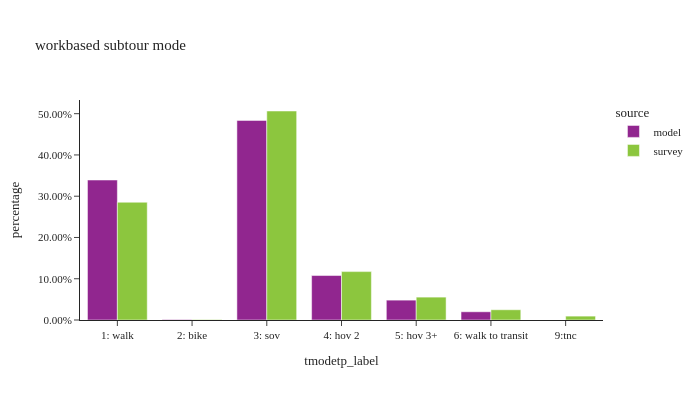

Notebook cell for this chart:
### Code cell
df_plot = wk_base_subtour.groupby(['source','tmodetp_label'])['toexpfac'].sum().reset_index()
df_plot['percentage'] = df_plot.groupby(['source'], group_keys=False)['toexpfac']. \
    apply(lambda x: x / float(x.sum()))

df_plot_ct = wk_base_subtour.groupby(['source','tmodetp_label'])['toexpfac'].count().reset_index(). \
    rename(columns={'toexpfac':'sample count'})
df_plot = df_plot.merge(df_plot_ct, on=['source','tmodetp_label'])

fig = px.bar(df_plot.sort_values(by=['source']), x="tmodetp_label", y="percentage", color="source",
             barmode="group",hover_data=['sample count'],title="workbased subtour mode")
fig.update_layout(height=400, width=700, font=dict(size=11),
                  xaxis = dict(dtick = 1, categoryorder='category ascending'),
                  yaxis=dict(tickformat=".2%"))
fig.show()

### Figure 1 — Plotly figure (JSON) as saved in the notebook; plotly's stock layout.template omitted (floating-point values rounded to 4 significant figures)
{"data": [{"alignmentgroup": "True", "customdata": [[53151], [187], [75800], [16885], [7544], [3123]], "hovertemplate": "source=model<br>tmodetp_label=%{x}<br>percentage=%{y}<br>sample count=%{customdata[0]}<extra></extra>", "legendgroup": "model", "marker": {"color": "#91268F", "pattern": {"shape": ""}}, "name": "model", "offsetgroup": "model", "orientation": "v", "showlegend": true, "textposition": "auto", "type": "bar", "x": ["1: walk", "2: bike", "3: sov", "4: hov 2", "5: hov 3+", "6: walk to transit"], "xaxis": "x", "y": [0.3392, 0.001193, 0.4838, 0.1078, 0.04815, 0.01993], "yaxis": "y"}, {"alignmentgroup": "True", "customdata": [[128], [4], [102], [17], [17], [5], [1]], "hovertemplate": "source=survey<br>tmodetp_label=%{x}<br>percentage=%{y}<br>sample count=%{customdata[0]}<extra></extra>", "legendgroup": "survey", "marker": {"color": "#8CC63E", "pattern": {"shape": ""}}, "name": "survey", "offsetgroup": "survey", "orientation": "v", "showlegend": true, "textposition": "auto", "type": "bar", "x": ["1: walk", "2: bike", "3: sov", "4: hov 2", "5: hov 3+", "6: walk to transit", "9:tnc"], "xaxis": "x", "y": [0.2854, 0.001132, 0.5065, 0.1173, 0.05545, 0.02481, 0.009413], "yaxis": "y"}], "layout": {"barmode": "group", "font": {"size": 11}, "height": 400, "legend": {"title": {"text": "source"}, "tracegroupgap": 0}, "title": {"text": "workbased subtour mode"}, "width": 700, "xaxis": {"anchor": "y", "categoryorder": "category ascending", "domain": [0.0, 1.0], "dtick": 1, "title": {"text": "tmodetp_label"}}, "yaxis": {"anchor": "x", "domain": [0.0, 1.0], "tickformat": ".2%", "title": {"text": "percentage"}}}}
